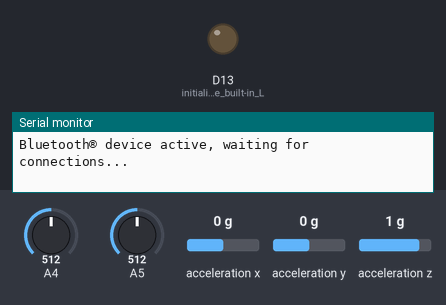
A sketch run on a simulated Arduino Nano 33 BLE. On the bench: output pins drawn as LEDs (lit = HIGH), the last lines printed to the serial monitor. The test bench sets the inputs (shaded band); at power-on: A4 = 512, A5 = 512, acceleration x 0 g, acceleration y 0 g, acceleration z 1 g. Nothing arrives over Bluetooth unless stated; a phone connects over Bluetooth LE 3 s after start.

Above: at 0.1 s.
At 3.5 s:
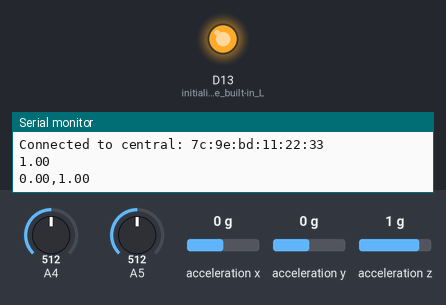
Timing chart, 0 to 5.0 s (numbered marks = the images above):
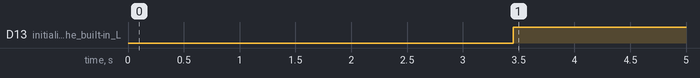

Measured:
- by itself, D13 (initialize_the_built-in_L): LOW → HIGH at 3.5 s

The sketch:

ArduinoCode.ino
```cpp
#include <ArduinoBLE.h>
#include <Arduino_LSM9DS1.h>

// Bluetooth® Low Energy Battery Service
BLEService VoltageService("75340d9a-b70d-11ed-afa1-0242ac120002");
BLEStringCharacteristic VoltageChar("84244464-b70d-11ed-afa1-0242ac120002", BLERead | BLENotify, 20);


#define AVG_WINDOW 10

float computeAvg(int *myArrg);
void collectPoints(int sampleInterval, int pinNum,int pinNumN, int *myArrg);
void updateVoltage();

//variables
long previousMillis = 0;
int dispRefresh = 450;  //how often the display updates, needs to be >100
int voltInputPinP = 4; //pin connected to voltmeter positive terminal
int voltInputPinN = 5; //pin connected to voltmeter positive terminal
int sampleInterval = 1; // time between multiple samples
int ADCRaw[AVG_WINDOW] = {0};
float ADCconversion = 0.00488;
float myAverage;
float voltage;
float ax, ay, az; // variables to store accelerometer readings

void setup() {
  Serial.begin(9600); // initialize serial communication

  pinMode(LED_BUILTIN, OUTPUT); // initialize the built-in LED pin to indicate when a central is connected

  if (!BLE.begin()) {
    Serial.println("starting BLE failed!");
    while (1);
  }
  BLE.setLocalName("Halo_8"); //set name here
  BLE.setAdvertisedService(VoltageService); // add the service UUID
  VoltageService.addCharacteristic(VoltageChar); // add the battery level characteristic
  BLE.addService(VoltageService); // Add the battery service
  VoltageChar.writeValue("0"); // set initial value for this characteristic

  // start advertising
  BLE.advertise();

  Serial.println("Bluetooth® device active, waiting for connections...");
  if (!IMU.begin()) {
    Serial.println("Failed to initialize LSM9DS1!");
    while (1);
  }
}

void loop() {
  // wait for a Bluetooth® Low Energy central
  BLEDevice central = BLE.central();

  // if a central is connected to the peripheral:
  if (central) {
    delay(dispRefresh);
    Serial.print("Connected to central: ");
    Serial.println(central.address());
    digitalWrite(LED_BUILTIN, HIGH);

    while (BLE.connected()) {
      unsigned long currentMillis = millis();
      if (currentMillis - previousMillis >= 300) {
        previousMillis = currentMillis;
        updateVoltage();
      }
    }

    // when the central disconnects, turn off the LED:
    digitalWrite(LED_BUILTIN, LOW);
    Serial.print("Disconnected from central: ");
    Serial.println(central.address());
  }
}

float computeAvg(int *myArrg) {
  int accumulator = 0;
  for (int j = 0; j < AVG_WINDOW; j++) {
    accumulator += myArrg[j];
  }
  return (float)accumulator / AVG_WINDOW;;
}


void collectPoints(int sampleInterval, int pinNumP, int pinNumN, int *myArrg) {
  unsigned long previousMillis = 0;
  int i = 0;
  while (i < AVG_WINDOW) {
    unsigned long currentMillis = millis();
    if (currentMillis - previousMillis >= sampleInterval) {
      previousMillis = currentMillis;
      if (pinNumN == 'G') {
        myArrg[i] = analogRead(pinNumP);
      } else {
        myArrg[i] = analogRead(pinNumP) - analogRead(pinNumN);
      }
      ++i;
    }
  }
}

void updateVoltage() {
  collectPoints(sampleInterval, voltInputPinP,voltInputPinN, ADCRaw);
  myAverage = computeAvg(ADCRaw);
  float newVoltage = myAverage * ADCconversion * 100;
  IMU.readAcceleration(ax, ay, az);
  Serial.println(az);
  voltage = newVoltage;
  String data = String(voltage) + "," + String(az);
  VoltageChar.writeValue(data);
  Serial.println(data);
  /*Serial.print("Voltage: ");
  Serial.println(newVoltage);
  Serial.print("Old volt: ");
  Serial.println(voltage);*/
}
```
